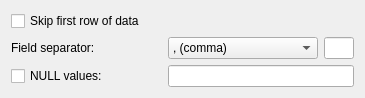
<?xml version="1.0" encoding="UTF-8"?>
<ui version="4.0">
 <class>csvImportOptions</class>
 <widget class="QWidget" name="csvImportOptions">
  <property name="geometry">
   <rect>
    <x>0</x>
    <y>0</y>
    <width>365</width>
    <height>90</height>
   </rect>
  </property>
  <property name="windowTitle">
   <string notr="true">Form</string>
  </property>
  <layout class="QGridLayout" name="gridLayout">
   <item row="1" column="1">
    <widget class="QComboBox" name="separatorCombo">
     <property name="cfg" stdset="0">
      <string notr="true">CsvImport.Separator</string>
     </property>
     <item>
      <property name="text">
       <string>, (comma)</string>
      </property>
     </item>
     <item>
      <property name="text">
       <string>; (semicolon)</string>
      </property>
     </item>
     <item>
      <property name="text">
       <string>\t (tab)</string>
      </property>
     </item>
     <item>
      <property name="text">
       <string>  (whitespace)</string>
      </property>
     </item>
     <item>
      <property name="text">
       <string>Custom:</string>
      </property>
     </item>
    </widget>
   </item>
   <item row="0" column="0" colspan="3">
    <widget class="QCheckBox" name="firstRowAsColumnsCheck">
     <property name="toolTip">
      <string>&lt;p&gt;Enable this if the first data line in your CSV file represents column names. You don't want column names to be imported into the table as a regular data.&lt;/p&gt;</string>
     </property>
     <property name="text">
      <string>Skip first row of data</string>
     </property>
     <property name="cfg" stdset="0">
      <string notr="true">CsvImport.FirstRowAsColumns</string>
     </property>
    </widget>
   </item>
   <item row="1" column="0">
    <widget class="QLabel" name="separatorLabel">
     <property name="text">
      <string>Field separator:</string>
     </property>
    </widget>
   </item>
   <item row="1" column="2">
    <widget class="QLineEdit" name="separatorEdit">
     <property name="maximumSize">
      <size>
       <width>30</width>
       <height>16777215</height>
      </size>
     </property>
     <property name="cfg" stdset="0">
      <string notr="true">CsvImport.CustomSeparator</string>
     </property>
    </widget>
   </item>
   <item row="2" column="0">
    <widget class="QCheckBox" name="nullCheck">
     <property name="text">
      <string>NULL values:</string>
     </property>
     <property name="cfg" stdset="0">
      <string notr="true">CsvImport.NullValues</string>
     </property>
    </widget>
   </item>
   <item row="2" column="1" colspan="2">
    <widget class="QLineEdit" name="nullEdit">
     <property name="toolTip">
      <string>If your CSV data contains null values, define how are they represented in the CSV.</string>
     </property>
     <property name="cfg" stdset="0">
      <string notr="true">CsvImport.NullValueString</string>
     </property>
    </widget>
   </item>
  </layout>
 </widget>
 <resources/>
 <connections/>
</ui>
